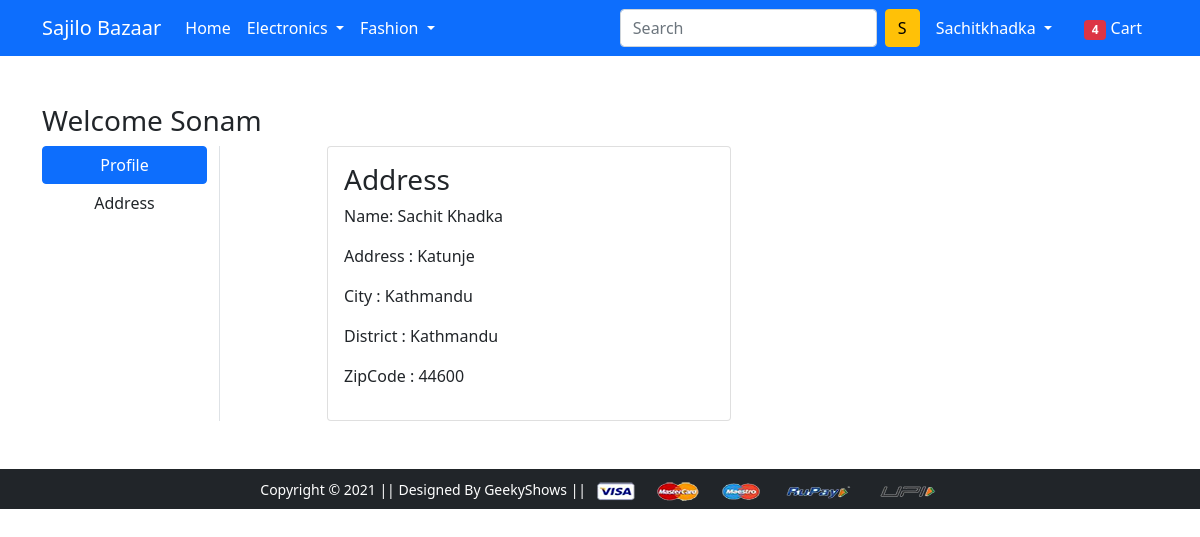
Page /address/ (signed in) on the earlier database version.
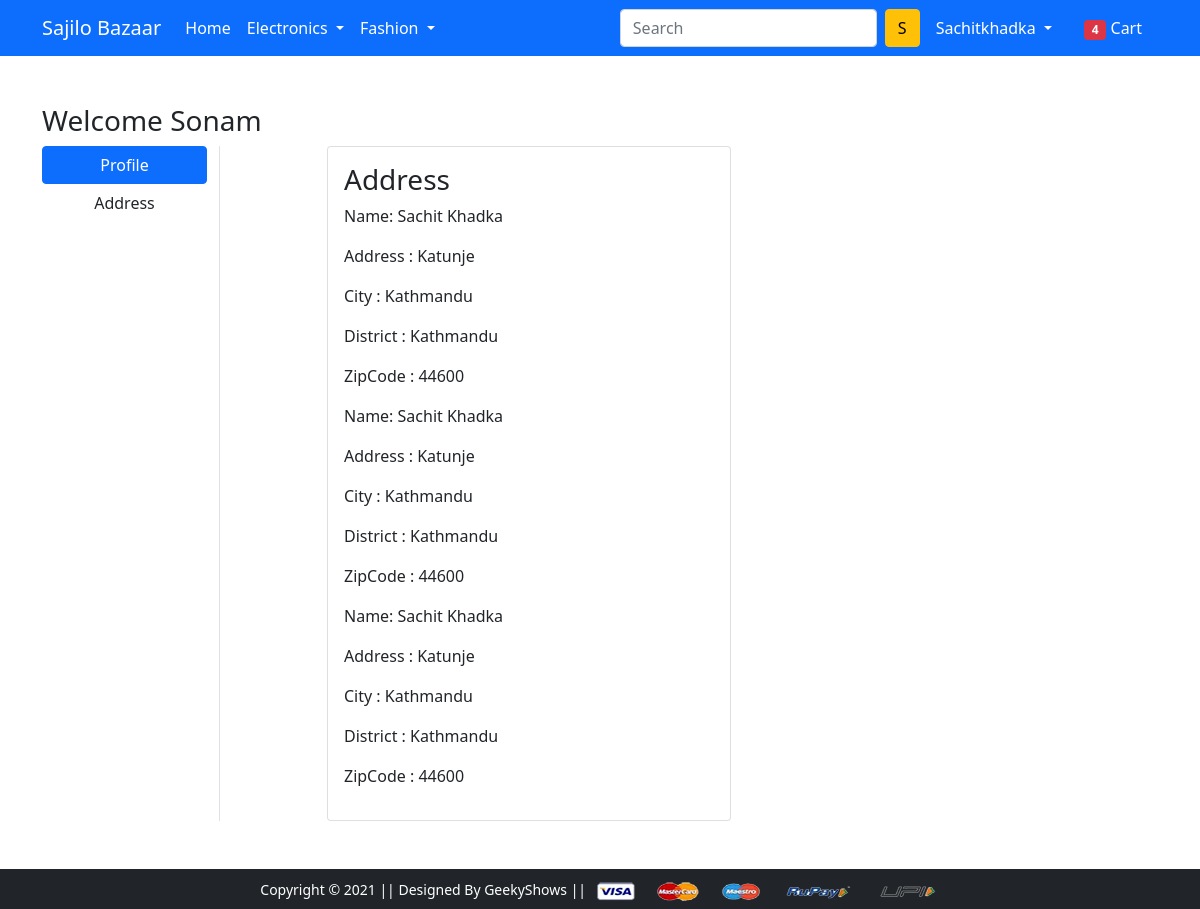
Same page on the later database version.
### app/models.py (models this page shows, shortened)
class Customer(models.Model):
    user=models.ForeignKey(User,on_delete=models.CASCADE)
    name=models.CharField(max_length=100)
    locality=models.CharField(max_length=200)
    city=models.CharField(max_length=100)
    zipcode=models.IntegerField()
    district=models.CharField(choices=District_Choices,max_length=100)

### app/views.py (the view)
# urls.py: path('address/', views.AddressView.as_view(), name='address'),
class AddressView(View):
 def get(self,request):
   address=Customer.objects.filter(user=request.user)
   return render(request, 'app/address.html',{
      'address':address
  })

### app/templates/app/address.html (shortened to what this page needs)
{% extends 'app/base.html' %}
{% load static %}
{% block main-content %}
<div class="container my-5">
 <div class="row">
 <h3>Welcome Sonam</h3>
  <div class="col-sm-2 border-end">
   <ul class="list-unstyled">
    <li class="d-grid"><a href="{% url 'profile' %}" class="btn btn-primary">Profile</a></li>
    <li class="d-grid"><a href="{% url 'address' %}" class="btn">Address</a></li>
   </ul>
  </div>
  <div class="col-sm-9 offset-sm-1">
   <div class="row">
    <div class="col-sm-6">
     <div class="card">
      <div class="card-body">
       <h3>Address</h3>
       {% for add in address %}
        <p>Name: {{add.name}}</p>
        <p>Address : {{add.locality}}</p>
        <p>City : {{add.city}}</p>
        <p>District : {{add.district}}</p>
        <p>ZipCode : {{add.zipcode}}</p>
       {% endfor %}
      </div>
     </div>
    </div>
   </div>
  </div>
 </div>
</div>
{% endblock main-content %}

Differences in the rows shown:
added Customer: name "Sachit Khadka", locality "Katunje", city "Kathmandu", district "Kathmandu", zipcode "44600"
added Customer: name "Sachit Khadka", locality "Katunje", city "Kathmandu", district "Kathmandu", zipcode "44600"
